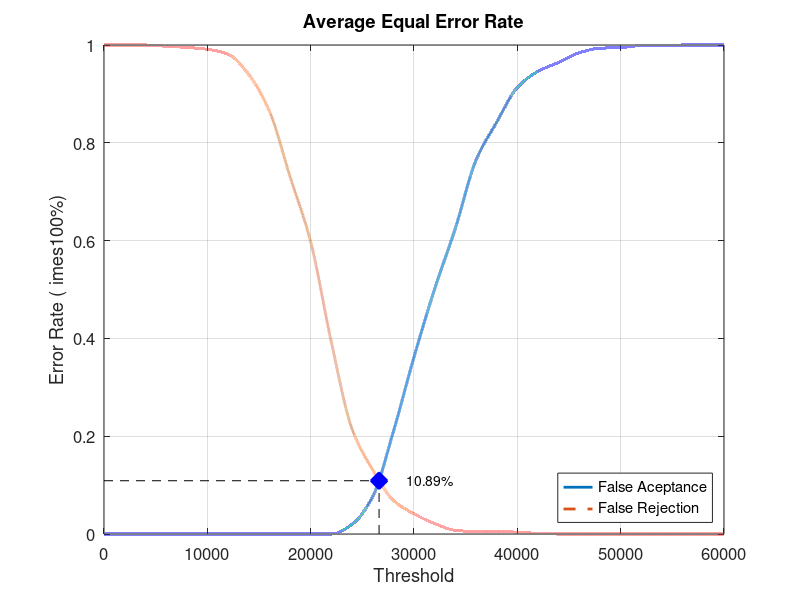
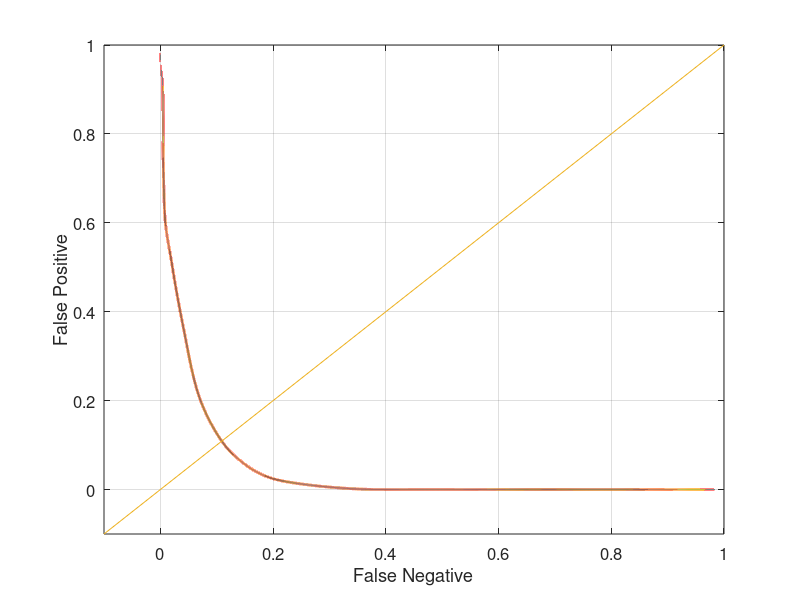

Source code (MATLAB) for these figures, in order:
close all;
clear;
clc;
x = 0:2000:60000;
xq = 0:0.5:60000;

y0 = [0 0 0 0 0 0 0 0 0 0 0 0 0.0197368 0.0763158 0.209211 0.361842 0.501316 0.625 0.764474 0.842105 0.913158 0.946053 0.964474 0.984211 0.993421 0.994737 0.998684 0.998684 1 1 1]
yy0 = interp1(x, y0, xq, 'pchip');
y1 = [1 1 1 0.9975 0.995 0.99125 0.98125 0.94 0.865 0.73125 0.5975 0.3925 0.215 0.13125 0.06875 0.04125 0.02125 0.0075 0.005 0.005 0.00375 0.00125 0 0 0 0 0 0 0 0 0]
yy1 = interp1(x, y1, xq, 'pchip');

% Calculating EER: 
y2 = abs(y0 - y1);
find(y2 == min(y2))
yy2 = abs(yy0 - yy1);
xEER = find(yy2 == min(yy2));
xEERIndex = xq(xEER) % X-axis EER
yEER = yy0(xEER) % Y-axis EER

main = figure
plot(xq, yy0,'-','LineWidth', 2);	hold on
plot(xq, yy1,'--','LineWidth', 2);	hold on
plot([xEERIndex xEERIndex], [0 yEER], 'k--');	hold on
plot([0 xEERIndex], [yEER yEER], 'k--');	hold on
plot(xEERIndex, yEER, 'bx', 'LineWidth', 10);	hold on
text(xEERIndex + 10 * xEERIndex / 100, yEER, [num2str(round((10000 * yEER)) / 100) '%'])
legend('False Aceptance', 'False Rejection', 'Location', 'SouthEast')
xlabel('Threshold')
ylabel('Error Rate (	imes100%)')
title('Average Equal Error Rate')
set(gca, 'FontSize', 12)
axis([0 60000 0 1])
grid on

print(main, 'Experiment1AverageMain', '-dpng');
FNRxFPR = figure('Color', [1 1 1]);
plot(yy1, yy0, '-', yy1, yy0, 'LineWidth', 2);
hold on
y = -0.1:0.1:1
plot(y, y); 
set(gca, 'FontSize', 12)
xlabel('False Negative')
ylabel('False Positive')
axis([-0.1 1 -0.1 1])
set(gca, 'FontSize', 12)
grid on

print(FNRxFPR, 'Experiment1AverageFNRxFPR','-dpng');
